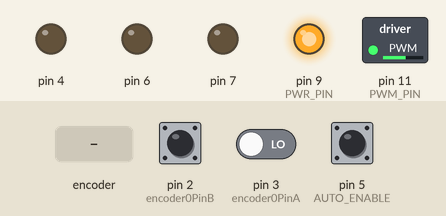
Bench run of a sketch on a simulated Arduino Uno, built with avr-gcc and run on an emulated ATmega328P. Parts: switched loads named in the sketch (green lamp = pin HIGH), output pins drawn as LEDs (lit = HIGH). Inputs (shaded band) come from the test bench; at power-on: pin 5 (AUTO_ENABLE) HIGH, pin 2 (encoder0PinB) HIGH, pin 3 (encoder0PinA) LOW. What the sketch prints to the serial monitor is not drawn.

Above: at 1.2 s.
1.3 s: pin 5 (AUTO_ENABLE) driven LOW
3.0 s: pin 2 (encoder0PinB) pulsed LOW 2 times (0.12 s each, 0.3 s apart)
5.1 s: pin 5 (AUTO_ENABLE) driven HIGH
6.6 s: rotary encoder on pin 3 (encoder0PinA) / pin 2 (encoder0PinB) turned 3 steps (first pin leading)
8.7 s: rotary encoder on pin 3 (encoder0PinA) / pin 2 (encoder0PinB) turned 1 step (first pin leading)
10.4 s: pin 5 (AUTO_ENABLE) pulsed LOW 2 times (0.12 s each, 0.3 s apart)
Timing chart, 0 to 13.4 s (numbered marks = the images above; inputs shaded):
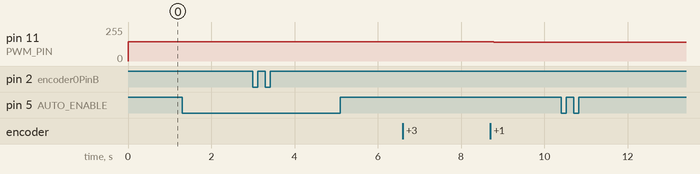

Measured:
- after the input at 1.3 s, every drawn part: stays the same
- after the input at 3.0 s, every drawn part: stays the same
- after the input at 6.6 s, every drawn part: stays the same
- after the input at 8.7 s, pin 11 (PWM_PIN): 143/255 → 142/255 after 0.08 s

The sketch:

nab_pid_right.ino
```cpp
#define encoder0PinA 3
#define encoder0PinB 2
#define PWM_PIN 11
#define PWR_PIN 9
#define AUTO_ENABLE 5
#define ENCODER_TICK_COUT 100.0
#define GEAR_RATIO 100.0

//#include <PID_v1.h>
#include <nabSerialCom.h>
#include <myPID.h>

//Define Variables we'll be connecting to
float setpoint=0.0, rpm=0.0, pwm_output=143, prev_rpm=0.0, rpmA=0.0;
bool disabled = false;

extern byte bkp_TCCR1B, bkp_TCCR0B, bkp_TCCR2B;
extern unsigned long lastTime, SampleTime;
extern float *myInput, *myOutput, *mySetpoint;

//Specify the links and initial tuning parameters
//PID myPID(&rpm, &pwm_output, &setpoint, 3.7,0.8,0.05, DIRECT);

//stores encoder tick count!
volatile unsigned int encoder0Pos = 0;

//for increasing and decreasing speed.
int incomingByte = 0;

//rpm calc
int prev_deltaenc = 0; /*for roll over calc*/

//rpm = (delta_enc/deltatime) * (1000*60/500(encoder tick)*100(geartatio))
float pre_process_val = (float)(60000)/(float)(ENCODER_TICK_COUT*GEAR_RATIO);

//Debugging
unsigned int prev_encoder0Pos;
unsigned long lasttime, curtime;
int counter=0, fltcount = 0;
boolean start= false, sc = false;

void setup()
{
   myInput = &rpm; myOutput=&pwm_output; mySetpoint=&setpoint;
  //pinMode(encoder0PinA, INPUT);
  // arduino mega 2560
  // arduino ::  atmega2560
  // pin 2   :: PortE pin4
  // pin 3   :: PortE pin5
  // arduino uno
  // arduino :: atmega 328
  // pin 2   :: PortD pin2
  // pin 3   :: PortD pin3

  // set up pins for encoder
  //this will set the pin to read or write mode
  //DDRE = 0b11100111; atmega 2560
  DDRD = 0b11110011;
  //power to encoder
  pinMode(PWR_PIN, OUTPUT);
  digitalWrite(PWR_PIN, HIGH);

  pinMode(encoder0PinB, INPUT);
  pinMode(encoder0PinA, INPUT);

  // This interrupt gives us encoder info
  attachInterrupt(0, doEncoder, RISING);  // encoder pin on interrupt 0 - pin 2

  pinMode(AUTO_ENABLE, INPUT);

  //set default value for PWM
  pinMode(PWM_PIN, OUTPUT);
  //setPwmFrequency(9, 256); // adjusts the frequency of the pwm sent to the b-bridge
  setPwmFrequency(PWM_PIN, 128);

  analogWrite(PWM_PIN, pwm_output);

  //For debugging
  Serial.begin (9600);

  //init
  encoder0Pos=0;
  rpm = 0.0;
  lasttime=curtime=millis();
  //myPID.SetMode(AUTOMATIC);
  //myPID.SetOutputLimits(127.0, 240.0);
  lastTime = millis()-SampleTime;
}

void loop()
{
  //setpoint = 2.0;
  // send data only when you receive data:
  if (Serial.available() > 0) {
    // read the incoming byte:
    incomingByte = Serial.read();

    readSetpoint(incomingByte);

    //'p' will increace the pwm val and 'l' will decrease the pwm val
    /*if (incomingByte == 112)
      setpoint++;
    else if ( incomingByte == 108)
      setpoint--;
    */

  }

  //Debugging
  {
    unsigned int temp_encoder_val = encoder0Pos;
    curtime = millis();
    unsigned int deltatime = curtime-lasttime;
    lasttime = curtime;

    int delta_enc = temp_encoder_val-prev_encoder0Pos;
    /*deal with rollover*/
    if (temp_encoder_val == 65535 || temp_encoder_val == 0)
    {
      delta_enc = prev_deltaenc;
    }

    /*
      rpm = delta_enc*1000(ms)*60(s)/(ENCODER_TICK_COUT*deltatime*gearratio)
      in our case the above becomes
      rpm = (delta_enc/deltatime) * (1000*60/500(encoder tick)*100(geartatio))
    */
    if(deltatime == 0) {
      rpm = prev_rpm;
    } else {
      rpm = ((float)((float)delta_enc*pre_process_val)/(float)deltatime);
      prev_rpm=rpm;
    }

    prev_encoder0Pos = temp_encoder_val;
    prev_deltaenc = delta_enc;

    writeRPM(&rpm);
    //Serial.println(rpm);

    /*enable this to connect to radio*/
    if (digitalRead(AUTO_ENABLE) == LOW)
    {
      // say what you got:
      //Serial.println("OFF");
      disabled = true;
      TCCR1B = bkp_TCCR1B;
      TCCR1B = bkp_TCCR0B;
      TCCR2B = bkp_TCCR2B;
      pinMode(PWM_PIN, INPUT);
      delay(20);
      return;
    }

    if(disabled)
    {
      disabled = false;
      pinMode(PWM_PIN, OUTPUT);
      setPwmFrequency(PWM_PIN, 128);
      pwm_output = 143.0;
      encoder0Pos=0;
      rpm=prev_rpm=setpoint=rpm=0.0;
      lasttime=curtime=millis();
      lastTime = millis()-SampleTime;
    }

    //myPID.Compute();
    PID_Compute();
    int temppwm = pwm_output;
    analogWrite(PWM_PIN, temppwm);

    //Serial.print(myPID.GetKi(), 4);
    //Serial.print("  ");
    //Serial.print(myPID.GetKd(), 4);
    //Serial.print(rpm, 4);
    //Serial.print("  ");
    //Serial.print(setpoint, 4);
    //Serial.print("  ");
    //Serial.print(ITerm);
    //Serial.print("  ");
    //Serial.println(temppwm);
    //Serial.println();
  }

  delay(10);
}

void doEncoder() {
    //if (PINE & (1<<PE5)) {  for atmega // check channel B to see which way wheel is turning
    if (PIND & (1<<PD3))   { //for uno
      encoder0Pos--;         // CCW
    } else {
      encoder0Pos++;         // CW
    }
}
```
